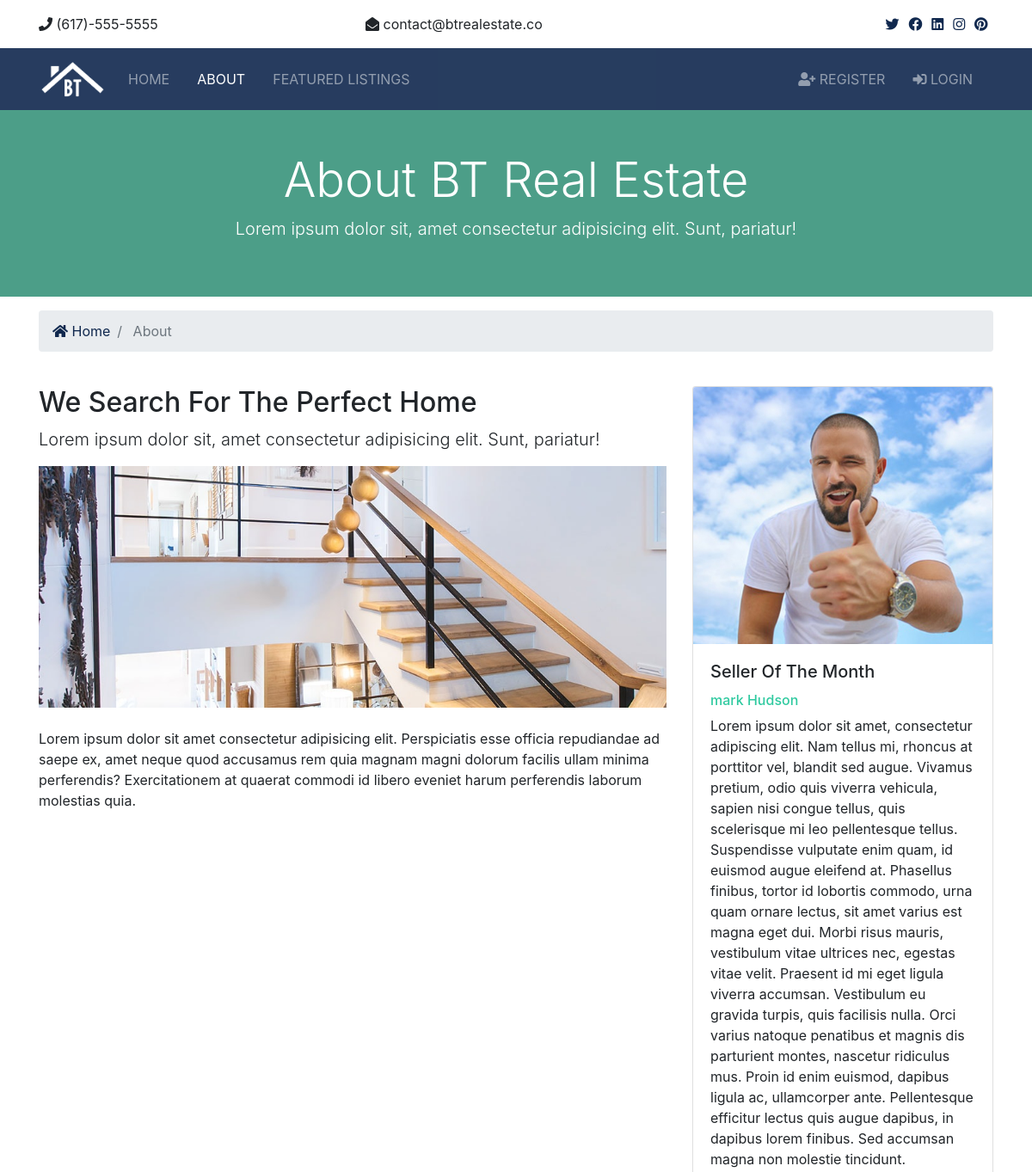
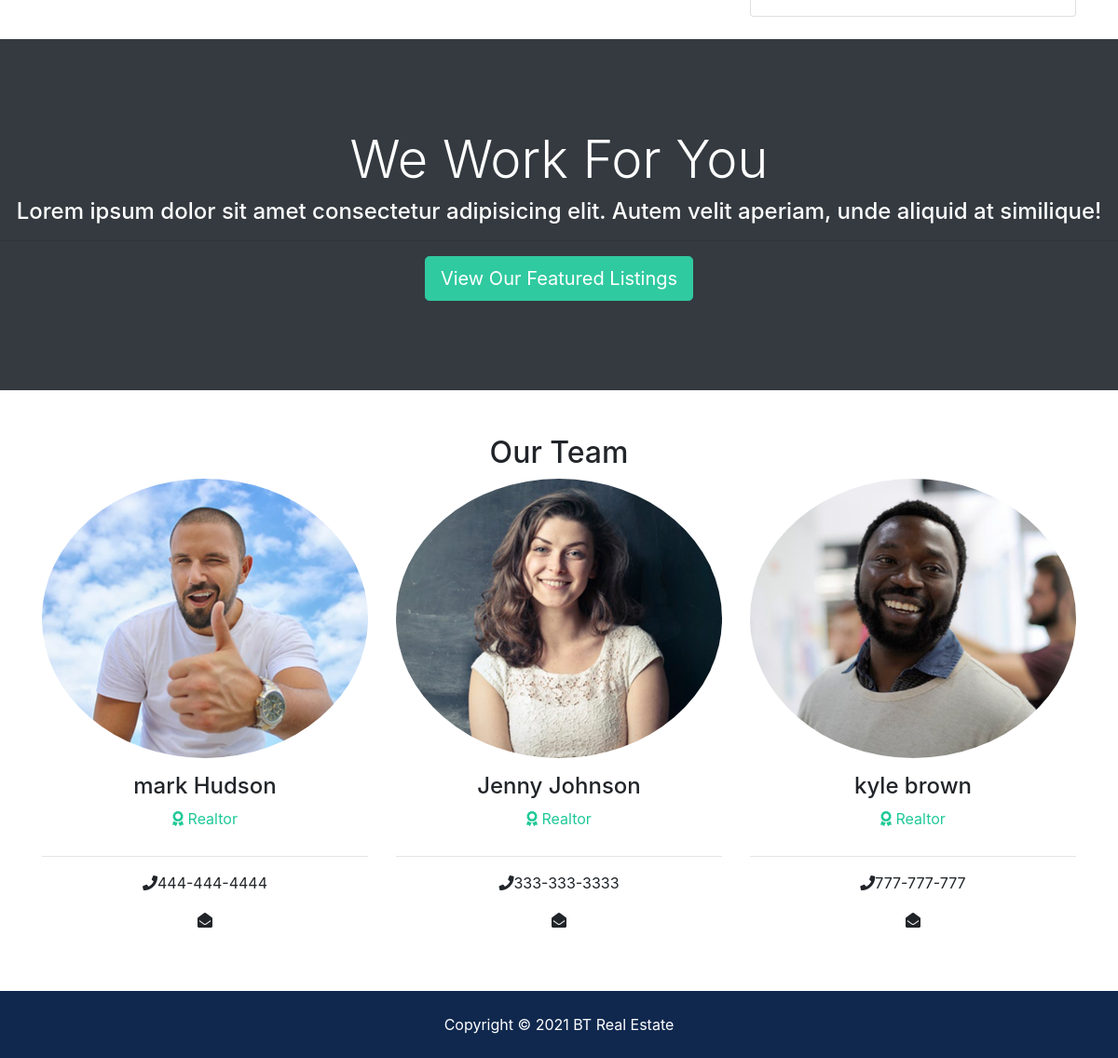
Page /others/about on the committed database (2 pictures, top to bottom).
### realtors/models.py (models this page shows, shortened)
class Realtor(models.Model):
    name = models.CharField(max_length=256)
    photo = models.ImageField(upload_to='photos/%Y/%m/%d')
    description = models.TextField(blank=True)
    phone = models.CharField(max_length=256)
    email = models.CharField(max_length=50)
    is_mvp = models.BooleanField(default=False)
    hire_date = models.DateTimeField(default=datetime.now, blank=True)

### my_app/views.py (the view)
# urls.py: url(r'about', views.about, name="about"),
def about(request):
    realtors = Realtor.objects.order_by('-hire_date')
    mvp_realtors = Realtor.objects.all().filter(is_mvp=True)
    context = {
        'realtors': realtors,
        'mvp_realtors': mvp_realtors
    }
    return render(request, 'about.html', context)

### templates/about.html (shortened to what this page needs)
{%extends 'base.html' %}
{% block content %}
{% load static %}
<section id="showcase-inner" class="py-5 text-white">
    <div class="container">
      <div class="row text-center">
        <div class="col-md-12">
          <h1 class="display-4">About BT Real Estate</h1>
          <p class="lead">Lorem ipsum dolor sit, amet consectetur adipisicing elit. Sunt, pariatur!</p>
        </div>
      </div>
    </div>
  </section>
  <section id="bc" class="mt-3">
    <div class="container">
      <nav aria-label="breadcrumb">
        <ol class="breadcrumb">
          <li class="breadcrumb-item">
            <a href="{% url 'index' %}">
              <i class="fas fa-home"></i> Home</a>
          </li>
          <li class="breadcrumb-item active"> About</li>
        </ol>
      </nav>
    </div>
  </section>
  <section id="about" class="py-4">
    <div class="container">
      <div class="row">
        <div class="col-md-8">
          <h2>We Search For The Perfect Home</h2>
          <p class="lead">Lorem ipsum dolor sit, amet consectetur adipisicing elit. Sunt, pariatur!</p>
          <img src="{% static 'img/about.jpg' %}" alt="">
          <p class="mt-4">Lorem ipsum dolor sit amet consectetur adipisicing elit. Perspiciatis esse officia repudiandae ad saepe ex, amet
            neque quod accusamus rem quia magnam magni dolorum facilis ullam minima perferendis? Exercitationem at quaerat
            commodi id libero eveniet harum perferendis laborum molestias quia.</p>
        </div>
        <div class="col-md-4">
          {% if mvp_realtors %}
            {% for realtor in mvp_realtors %}
              <div class="card">
                <img class="card-img-top" src="{{ realtor.photo.url }}" alt="Seller of the month">
                <div class="card-body">
                  <h5 class="card-title">Seller Of The Month</h5>
                  <h6 class="text-secondary">{{ realtor.name }}</h6>
                  <p class="card-text">{{ realtor.description }}
                  </p>
                </div>
              </div>
            {% endfor %}
          {% endif %}
        </div>
      </div>
    </div>
  </section>
  <section id="work" class="bg-dark text-white text-center">
    <h2 class="display-4">We Work For You</h2>
    <h4>Lorem ipsum dolor sit amet consectetur adipisicing elit. Autem velit aperiam, unde aliquid at similique!</h4>
    <hr>
    <a href="{% url 'listings' %}" class="btn btn-secondary text-white btn-lg">View Our Featured Listings</a>
  </section>
  <section id="team" class="py-5">
    <div class="container">
      <h2 class="text-center">Our Team</h2>
      <div class="row text-center">
        {% if realtors %}
          {% for realtor in realtors %}
            <div class="col-md-4">
              <img src="{{ realtor.photo.url }}" alt="" class="rounded-circle mb-3">
              <h4>{{ realtor.name }}</h4>
              <p class="text-success">
                <i class="fas fa-award text-success mb-3"></i> Realtor</p>
              <hr>
              <p>
                <i class="fas fa-phone"></i>{{ realtor.phone }}</p>
              <p>
                <i class="fas fa-envelope-open"></i> {{ realtors.email }}</p>
            </div>
          {% endfor %}
        {% else %}
            <div class="col-md-12">
              <p>No Realtors Available </p>
            </div>
        {% endif %}
      </div>
    </div>
  </section>
{% endblock %}

### static/css/all.css (style rules this page uses)
.fa, .fas, .far, .fal, .fab { -moz-osx-font-smoothing: grayscale; -webkit-font-smoothing: antialiased; display: inline-block; font-style: normal; font-variant: normal; text-rendering: auto; line-height: 1; }
.fa-award:before { content: "\f559"; }
.fa-envelope-open:before { content: "\f2b6"; }
.fa-home:before { content: "\f015"; }
.fa-phone:before { content: "\f095"; }
.fa, .fas { font-family: 'Font Awesome 5 Free'; font-weight: 900; }

### static/css/style.css (style rules this page uses)
.btn-secondary { color: #fff !important; }
img { width: 100%; }
#showcase-inner { background: url(../img/building.jpg) no-repeat top center fixed/cover; position: relative; overflow: hidden; min-height: 200px; }
#showcase-inner::before { content: ''; position: absolute; top: 0; left: 0; min-height: 100%; width: 100%; background: rgba(32, 134, 107, 0.8); }
#work { padding: 6rem 0; }

### rows in the picture
Realtor: photo (picture), name "mark Hudson", description "Lorem ipsum dolor sit amet, consectetur adipiscing elit. Nam tellus mi, rhoncus at porttitor vel, blandit sed augue. Vivamus pretium, odio quis viverra vehicula, sapien nisi congue tellus, quis scelerisque mi leo pellentesque tellus. Suspendisse vulputate enim quam, id euismod augue eleifend at. Phasellus finibus, tortor id lobortis commodo, urna quam ornare lectus, sit amet varius est magna eget dui. Morbi risus mauris, vestibulum vitae ultrices nec, egestas vitae velit. Praesent id mi eget ligula viverra accumsan. Vestibulum eu gravida turpis, quis facilisis nulla. Orci varius natoque penatibus et magnis dis parturient montes, nascetur ridiculus mus. Proin id enim euismod, dapibus ligula…", phone "444-444-4444"
Realtor: photo (picture), name "Jenny Johnson", phone "333-333-3333"
Realtor: photo (picture), name "kyle brown", phone "777-777-777"
